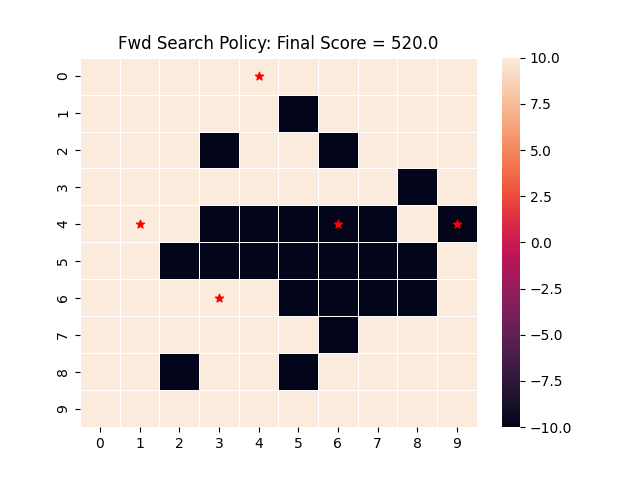

Recreate this plot in Python.
'''
FWD SEARCH: takes in 10x10 grid, loops through all actions (a la fwd search) to find placement of 5 parks that
maximizes the sum of rewards (aka minimizes the number of grids that flood)
'''

import random
import math
import numpy as np
import time
from scipy.stats import multivariate_normal
import matplotlib.pylab as plt
import seaborn as sns


# Writes final policy to a final .policy file (as we did in project 2), and includes the final score on the last line.
# This policy is unused for our purposes, but is included for possible future use to compare policies given larger
# datasets.
def write_policy(final_policy, final_score, filename):
    with open(filename, 'w') as f:
        for a in final_policy:  # TODO: check if policy is list, change if not
            f.write("{}\n".format(a))
        f.write("Final Score: {}\n".format(final_score))


# Returns a random probability distribution of flooding across the 10x10 grid (performed more poorly than gaussian,
# which is why we ultimately chose to implement this with a gaussian prob dist, which may be more similar to actual
# flooding data (i.e. given topology)).
def random_probs(num_states):
    probs = np.zeros(num_states)
    for s in range(num_states):
        probs[s] = random.random()
    return probs


# Returns a uniform probability distribution of flooding across the 10x10 grid (performed more poorly than gaussian)
def uniform_probs(num_states):
    return [.5]*num_states


# Returns a gaussian probability distribution of flooding across the 10x10 grid (performed the best so is the one we
# ultimately used for our model)
def gaussian_probs(num_states):
    mean = [5, 5]
    cov = [[5, 0], [0, 5]]
    dist = multivariate_normal(mean, cov)
    weights = []
    for i in range(10):  # Calculate pdf for all grid points
        for j in range(10):
            weights.append(dist.pdf([i, j])/.03)  # NOTE: added .03 to scale probs so that prob in center was = .9
    return weights


# Returns the probability of flooding for each cell (from a gaussian distribution, as explained above)
def get_probabilities(num_states):
    return gaussian_probs(num_states) # NOTE: tried uniform and random as well but performed less well, mention in paper


# Rollout: randomly adds four more parks to grid
def rollout(S, A, park_limit, prob_dist):
    rollout_parks = random.sample(list(A), park_limit - 1)
    temp = []
    for a in rollout_parks:
        S[a][0] = 1  # Place park there, change second index of tuple to 1
        temp.append(prob_dist[a])
        prob_dist[a] = 0
    return rollout_parks, temp, S, prob_dist


# Restores the four random parks changed by the rollout back to their original states
def restore(rollout_parks, temp, S, prob_dist):
    # Restore state so can choose next action
    for i in range(len(rollout_parks)):
        a = rollout_parks[i]
        S[a][0] = 0
        prob_dist[a] = temp[i]
    return S, prob_dist


#
def simulate(prob_dist, S, A, R, park_limit):
    # Rollout: pick 4 parks, set prob_dist to 0 for all of them
    rollout_parks, temp, S, prob_dist = rollout(S, A, park_limit, prob_dist)
    # NOTE: to make this better, we could incorporate distance into the algorithm, i.e. if we're close to park then
    # divide probability of flooding by 2 (mention in 'future directions' section of paper)
    for s in range(len(S)):
        if random.random() < prob_dist[s]:
            S[s][1] = 1
            R[s] = -10  # If flooded, reward negatively
            # NOTE: could try different values for the reward here (possible future direction)
        else:
            S[s][1] = 0
            R[s] = 10  # # If not flooded, reward positively
            # NOTE: could try different values for the reward here (possible future direction)
    score = sum(R)
    S, prob_dist = restore(rollout_parks, temp, S, prob_dist)
    return score, R, S, prob_dist


# Runs forward search, as implemented in chapter 15. Main differences:
# 1. uses sum of rewards (after simulating flooding given the placement of that park + the rollout) as a metric for
# finding the best action, rather than calculating the utility vis the lookahead function (note that this means we
# don't use our transition function)
# 2. Loops forward search 5 times (i.e. since we're adding 5 parks) in order to return the best 5 parks to add
def forward_search(S, depth, A, T, R, gamma, prob_dist, best_scores, best_comb_parks, park_limit):
    for d in range(depth):
        best = [None, -math.inf]  # (a, u)
        for a in A:
            # Simulate Flooding
            S[a][0] = 1  # Place park there, change second index of tuple to 1
            temp = prob_dist[a]
            prob_dist[a] = 0  # Change prob of flooding to zero

            score, R, S, prob_dist = simulate(prob_dist, S, A, R, park_limit)

            # Save if best
            if score > best[1]:  # NOTE: Write about this in project: experimented with different metrics, decided optimizing sum of rewards was better for our project than optimizing utility
                best = [a, score]

            # Restore state so can choose next action
            S[a][0] = 0  #
            prob_dist[a] = temp
        best_comb_parks.append(best[0])
        best_scores.append(best[1])
        S[best[0]][0] = 1
        prob_dist[best[0]] = 0
        idx = np.where(A == best[0])
        A = np.delete(A, idx)
    return best_comb_parks, best_scores, prob_dist, S


def fwd_search():
    start_time = time.time()

    # Set size of problem
    num_states = 10*10

    # Set limit of number of parks we can add given current budget
    park_limit = 5
    depth = park_limit

    # Define probability distribution for flooding in each of the grid ares
    prob_dist = get_probabilities(num_states)

    # Formulate/Initialize MDP
    S = []
    A = np.arange(0, num_states)
    for i in range(num_states):  # Initialize states as (whether it has a park there, whether it flooded or not)
        S.append([0, random.random() < prob_dist[i]])
    R = np.zeros(num_states)
    T = np.zeros([num_states, num_states, num_states])
    U = np.zeros(num_states)  # NOTE: in our final version, this is unused since we don't calculate utility
    gamma = 0.95  # NOTE: in our final version, this is unused since we don't calculate utility/use the bellman equation

    best_scores = []
    best_comb_parks = []

    best_comb_parks, best_scores, prob_dist, S = forward_search(S, depth, A, T, R, gamma, prob_dist, best_scores, best_comb_parks, park_limit)
    final_policy = []
    for a in A:
        if a in best_comb_parks:
            final_policy.append(1)
        else:
            final_policy.append(0)

    final_score, R, S, prob_dist = simulate(prob_dist, S, A, R, park_limit)
    # final_score = sum(best_scores)/len(best_scores)  # NOTE: alt way to calculate final score (get avg score), write about in final paper

    # Draw heap map
    x, y = [], []  # Convert parks to coordinates
    for p in best_comb_parks:
        x.append(int(p // 10) + 0.5)
        y.append(p % 10 + 0.5)
    R_map = [R[0:10], R[10:20], R[20:30], R[30:40], R[40:50], R[50:60], R[60:70], R[70:80], R[80:90], R[90:100]]
    ax = sns.heatmap(R_map, linewidth=0.5)
    ax.scatter(x, y, marker='*', color='red')
    plt.title('Fwd Search Policy: Final Score = ' + str(final_score))
    plt.savefig('fwd_search')

    outputfilename = 'fwd_search.policy'
    write_policy(final_policy, final_score, outputfilename)  # TODO: see what policy output looks like, manipulate as needed to be [0 0 1 0 1 ....] of len |S|

    print("time elapsed: {:.2f}s".format(time.time() - start_time))
    return

fwd_search()



# NOTE lookahead, transition, fwd_search commented out below bc mykel said we didnt need to use them,
# implemented simpler version above
'''
def transition(T, prob_dist, a, s, sp):  # TODO: make T update all states
    T[s, a, sp] = (1 if sp == a else 0, 0 if sp == a else random.random() < prob_dist[s])  # 3D 100x100x100 matrix
    # TODO: this? T[S, a, sp] = [(1 if sp == a else 0, 0 if sp == a else random.random() < prob_dist[s]) for s in S]
    return T  # TODO: make sure T correctly updated
'''

'''
def lookahead(U, s, a, S, T, R, gamma, prob_dist):  # TODO: bad to add prob_dist here?
    # NOTE: Marc's other idea for keeping track of all 5 actions: also return actual U values here... ???
    # TODO: change to s not S? i.e. below code not current code? make U a dict?
    # u_new = []
    # for s in S:
    #     u_new.append(R[s, a] + gamma * sum(transition(T, prob_dist, a, s, sp) * U[sp] for sp in S))
    # return u_new, T
    return R[s, a] + gamma * sum(transition(T, prob_dist, a, s, sp) * U[i] for (i, sp) in enumerate(S)), T
    # return R[s, a] + gamma * sum(transition(T, prob_dist, a, s, sp)*U[sp] for sp in S), T
'''

'''
def forward_search_bellman(s, S, d, U, A, T, R, gamma, prob_dist, best_score, best_comb_parks):
    if d <= 0:
        return (None, U(s))  # (a, u)  # TODO: figure out how to find U(s) given that we're looking at at all S
    best = (None, math.inf)  # (a, u)
    U_prime = forward_search(S, d, U, A, T, R, gamma, prob_dist, best_score, best_comb_parks)[1][1]  # TODO: change this output
    # OLD: U_prime = forward_search(s, d - 1, U)[1]  # recurse, get second index which is u
    for a in A:
        # Simulate Flooding
        S[a][0] = 1  # Place park there, change second index of tuple to 1
        temp = prob_dist[a]
        prob_dist[a] = 0  # Change prob of flooding to zero (TODO: need to input last component of all S's in simulate below??)
        score, R, S = simulate(prob_dist, a, S, R)  # TODO: make sure R and S are correctly updated

        # Get next step of value function
        u, T = lookahead(U_prime, s, a, S, T, R, gamma)  # (a, u)  # TODO: dont input s, just S

        # Save if best  # TODO: this will only save 1 action, not 5, right?!?
        if u > best[1]:  # best[1] = u
            best = (a, u)
            # TODO: add (a, u) to a dictionary, at end sort by u and return top a's?
        if score > best_score:  # NOTE: Write about this in project: experimenting with different metrics; added this cause unsure if ranking by utility is best or if it's better to rank by my more specific score metric; Marc said try both and write about it!
            best_score = score
            best = (a, score)
            # best_comb_parks.append(a)

        # Restore state so can choose next action
        S[a][0] = 0  #
        prob_dist[a] = temp
    best_comb_parks.append(best[0]) # TODO: Check that this correctly adds previously encoded action to current best action in order to return best five actions
    return best, best_score, best_comb_parks
'''


'''
    OR (i dont think so...?)
    S = [[]*num_states]
    U = [[]*num_states]
    A = np.arange(1, num_states)
    for i in range(num_states):
        for i in range(num_states): # Initialize states as (whether it has a park there, whether it flooded or not) # NOTE: removed position bc encoded as index of s in S, took out prob of flood bc need deterministic states
            S[i].append((0, random.random() < prob_dist[i]))
        U.append(np.zeros(num_states))

    R = np.zeros(num_states)
    T = np.zeros([num_states, num_states, num_states])
'''

'''
def recursive_fwd_search(best_score, prob_dist, S):
    for t in range(100):  # run for 100 seconds/timesteps
        # TODO: On each timestep, choose one position to place a park
        position = random.randint(0, 100)  # TODO: NO WRONG, fwd search will do this by choosing an action
        while S[position][1] == 1:  # if already a park there, choose another one
            position = random.randint(0, 100)
        S[position][1] = 1  # place park there, change second index of tuple to 1
        S[position][2] = 0

        # TODO: Expose to flooding, how to simulate given prob_dist? output booleans (yes flooded or no didnt flood) for each cell
        prob_dist[position] = 0  # need to input last component of all S's in simulate below
        F = simulate(prob_dist, S)
        score = sum(F)

        best_comb_parks = []

        # TODO: Recurse to next subtree, keeping track of best score overall

        # TODO****: make it like k2 graph search, where you add a park then calculate score then remove it? implement fwd search like in book?!

    # TODO: Return best tree path (i.e. optimal placement of 5 parks)
    return best_score
'''

